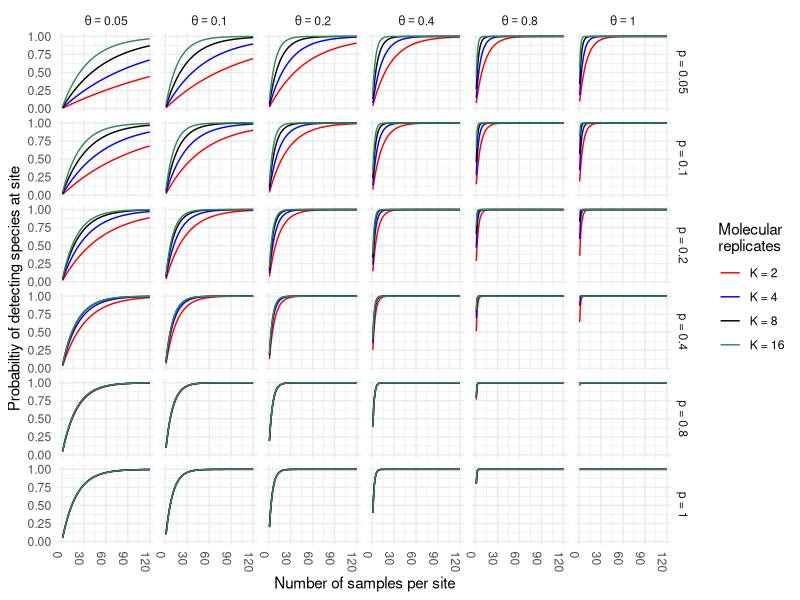
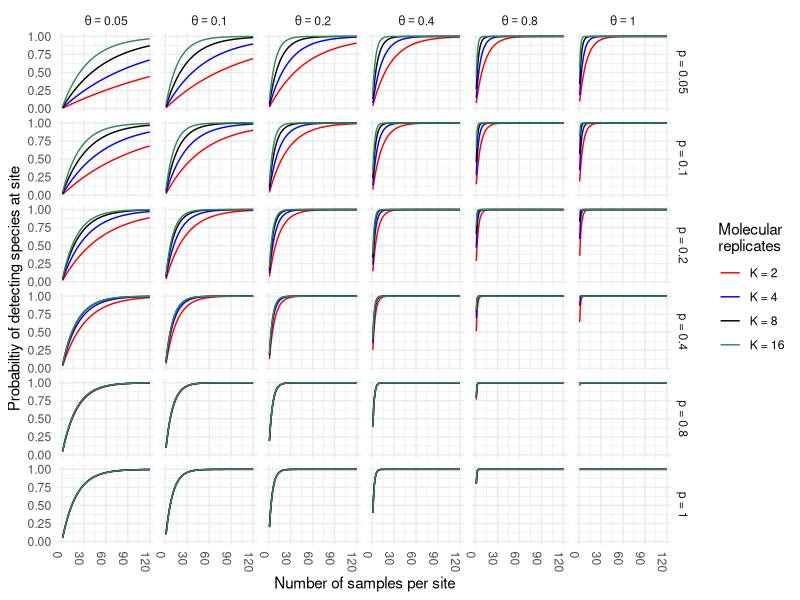
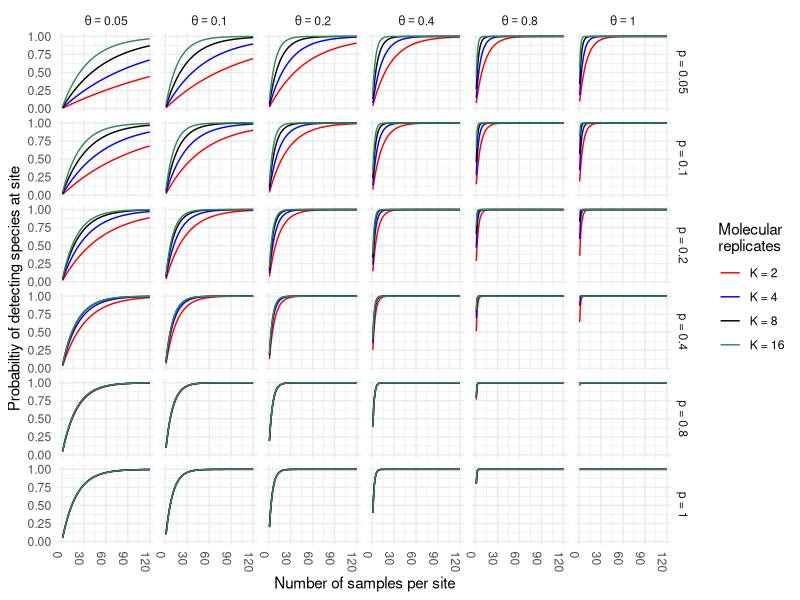

Here is the R script that generated these plots, in order: (Note: a time limit stopped this script after it produced the figures.)
## ---- chunk 1
knitr::opts_chunk$set(echo = TRUE)
assign("depthtrigger", 10, data.table:::.global)
## ---- chunk 2
comb = function(n, r){ factorial(n)/(factorial(r) * factorial(n -r ))}

sampleDetectionOne <- function(
	J = 50,
	K = 8,
	theta = 0.06,
	pDetection  = 0.3
	
	){
  
    jIndx = J:0
	prob = 	sum(comb( J, jIndx) *  (1 - theta) ^ jIndx * (theta * (1 - pDetection)^K )  ^ rev(jIndx))
	return(1 - prob)
	}
## ---- chunk 3
library(data.table)
results <- data.table(expand.grid(J = 1:120,
							theta = c(0.05, 0.1, 0.2, 0.4, 0.8, 1.0), 
							pDetection = c(0.05, 0.1, 0.2, 0.4, 0.8, 1.0),
							K = c(2, 4, 8, 16)))

for(index in 1:nrow(results)){
  results[ index, ProbDetect :=
	  sampleDetectionOne(J = J, K = K, theta = theta, pDetection = pDetection)]
}
results[ , thetaPlot := factor(paste0("theta = ", theta))]
results[ , pDetectionPlot := factor(paste0("p = ", pDetection))]
results[ , KPlot := factor(paste0("K = ", K))]
## ---- chunk 4

library(ggplot2)
results[ , KPlot := factor(KPlot,
                           levels = levels(results$KPlot)[
                             order(as.numeric(gsub("K = ", "",
                                                   levels(results$KPlot))))])]

detectOne <- ggplot(data = results, aes(x = J, y = ProbDetect, color = KPlot)) +
	geom_line() +
	facet_grid( pDetectionPlot ~ theta, labeller = label_bquote(cols = theta == .(theta))) +
	theme_minimal() +
	ylab("Probabiltiy of detecting species at site") +
	xlab("Number of samples per site") +
  scale_color_manual("Molecular\nreplicates",
                     values = c("red", "blue", "black", "seagreen", "orange", "grey50")) +
  scale_x_continuous(breaks = seq(0,125, by = 30)) +
  theme(axis.text.x = element_text(angle = -90, hjust = 0))
print(detectOne)
ggsave(filename = "detectingOne.pdf", detectOne, width = 12, height = 4)
ggsave(filename = "detectingOne.jpg", detectOne, width = 12, height = 4)
## ---- chunk 5
samplesDetect <- function(
	nSims = 2,
	J = c(10, 100),
	theta = c(0.06, 0.42),
	K = 8,
	pDetection = c(0.3, 0.4)){
		results <- data.table(expand.grid(simulation = 1:nSims,
					   J = J, theta = theta,
					   K = K, pDetection = pDetection))
	for(index in 1:dim(results)[1]){
		results[ index, nPositive :=
			length(which(
				rbinom(n = length(which(rbinom( n = J, size = 1, prob = theta) >0)),
					   size = K, prob = pDetection) > 0))]
		}
	results[ , pPositive := nPositive/J]
	results[ , Samples := factor(paste0("J = ", J))]
	results[ , SamplesPlot  := factor(J)]

	results[ , thetaPlot := factor(paste0("theta = ", theta))]
  results[ , thetaPlot2 := factor( theta)]

  results[ , pDetectionPlot := factor(paste0("p = ", pDetection))]

	factorOrder <- order(as.numeric(gsub("J = ", "", 
	                                     levels(results$Samples))), 
	                     decreasing = FALSE)
  results[ , Samples := factor(Samples, levels = levels(Samples)[factorOrder]) ]

  results[ , KPlot := paste0("K = ", K)]
  KOrder <- unique(results$KPlot)[
    order(as.numeric(gsub("K = ", "",
                          unique(results$KPlot))), 
          decreasing = FALSE)]
  results[ , KPlot := factor( KPlot, levels = KOrder)]

  results[ , KPlot2 := factor(gsub("K = ", "", KPlot))]
  KOrder2 <- unique(results$KPlot2)[order(as.numeric(unique(results$KPlot)), decreasing = FALSE)]
  results[ , KPlot2 := factor( KPlot2, levels = KOrder2)]

	return(results)
	}
## ---- chunk 6
sampleResults <- samplesDetect(nSims = 4000,
                               theta = c(0.05, 0.1, 0.2, 0.4, 0.8, 1.0),
                               pDetection = c(0.05, 0.1, 0.2, 0.4, 0.8, 1.0),
                               J = c(5, 10, 20, 40, 80, 120),
                               K = c(2, 4, 8, 16))
## ---- chunk 7

df= data.frame(x = 1:2, y = 1:2)

compareSites <- ggplot(sampleResults, aes(x = KPlot2, y = pPositive, fill = thetaPlot)) +
	geom_boxplot(outlier.size = 0.5) +
	facet_grid(  Samples ~  pDetectionPlot ) +
  theme_minimal() +
	ylab(expression("Simulated "*theta~bgroup("(", over("Number of simulated positive samples",
	                     "Total number of simulated samples"), ")"))) +
  xlab("Number of molecular replicates") +
  scale_fill_manual(expression("Generating "*theta),
                    values = c("red", "blue", "black", "seagreen", "orange", "grey50"))
print(compareSites)


ggsave(filename = "compareSites.pdf", compareSites, width = 12, height = 6)
ggsave(filename = "compareSites.jpg", compareSites, width = 12, height = 6)
